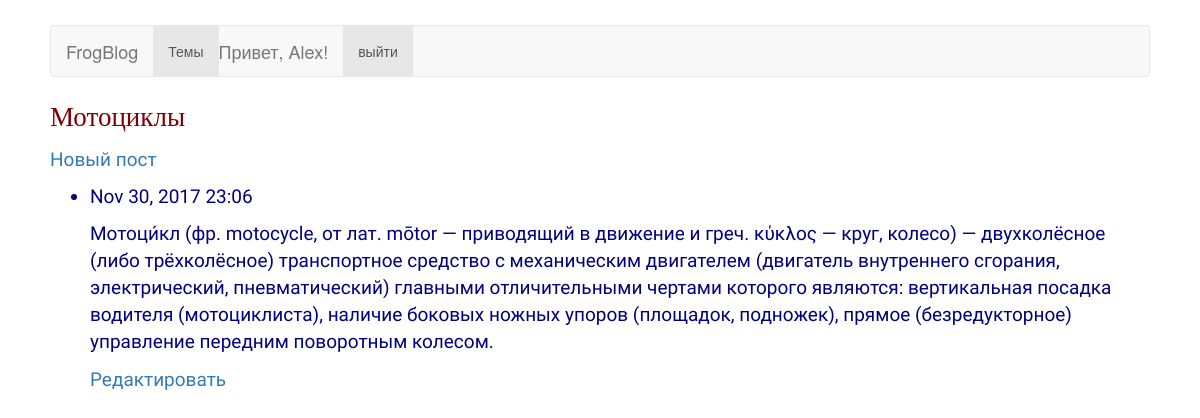
Page /topics/4/ (signed in) on the committed database.
### froggy/models.py (models this page shows, shortened)
class Topic(models.Model):
	text = models.CharField(max_length=150)
	date_added = models.DateTimeField(auto_now_add=True)
	owner = models.ForeignKey(User)
	def __str__(self):
		return self.text

class Entry(models.Model):
	topic = models.ForeignKey(Topic)
	text = models.TextField()
	date_added = models.DateTimeField(auto_now_add=True)
	class Meta:
		verbose_name_plural = 'entries'

### froggy/views.py (the view)
# urls.py: url(r'^topics/(?P<topic_id>\d+)/$', views.topic, name='topic'),
@login_required
def topic(request, topic_id):
	topic = Topic.objects.get(id=topic_id)
	if topic.owner != request.user:
		raise Http404
	entries = topic.entry_set.order_by('-date_added')
	context = {'topic':topic, 'entries':entries}
	return render(request, 'froggy/topic.html', context)

### froggy/templates/froggy/topic.html (shortened to what this page needs)
<!DOCTYPE html>
{% extends "froggy/base.html" %}
{% block content %}
{% load staticfiles %}
{% load bootstrap3 %}
<html>
<head>
	{% bootstrap_css %}
</head>
<body id="pad">
	<div id="txt">
	<p style="font-family: Lobster; color: maroon; font-size: 27px;">{{ topic }}</p>
	<p>
		<a href="{% url 'froggy:new_entry' topic.id %}">Новый пост</a>
	</p>
	<ul>
	{% for entry in entries %}
	  <li>
	  	<p>{{ entry.date_added|date:'M d, Y H:i' }}</p>
	  	<p>{{ entry.text|linebreaks }}</p>
	  	<p>
	  	  <a href="{% url 'froggy:edit_entry' entry.id %}">Редактировать</a>
	  	</p>
	  </li>
	{% empty %}
	  <li>
	  	Пока здесь ничего нет...
	  </li>
	{% endfor %}
	</ul>
	</div>
</body>
</html>
{% endblock content %}

### froggy/templates/froggy/base.html (shortened to what this page needs)
<nav class="navbar navbar-default">
  <div class="container-fluid">
	<div class="navbar-header">
	  <a class="navbar-brand" href="{% url 'froggy:home' %}">FrogBlog</a>
	</div>
	<div class="collapse navbar-collapse" id="nav-content">
		<ul class="nav navbar-nav">
	  	  <li class="active"><a href="{% url 'froggy:topics' %}">Темы</a></li>
	  	  {% if user.is_authenticated %}
	  	  <li class="navbar-brand">
	  	  	<p>Привет, {{ user.username }}!</p>
	  	  </li>
	  	  <li class="active">
	  	  	  <a href="{% url 'users:logout' %}">выйти</a>
	  	  </li>
	  	  {% endif %}
	  	</ul>
	</div>
  </div>
</nav>
{% block content %}{% endblock content %}

### froggy/templates/froggy/base.html (style rules this page uses)
#pad { padding-top: 25px; padding-bottom: 25px; padding-right: 50px; padding-left: 50px; background: url('http://bgrounds.ru/_include/img/bgs/yellow-fabric.jpg'); }

### froggy/templates/froggy/topic.html (style rules this page uses)
#txt { font-family: Neucha, cursive; color: navy; font-size: 19px; }

### rows in the picture
Topic: text "Мотоциклы"
Entry: date_added "Nov 30, 2017 23:06", text "Мотоци́кл (фр. motocycle, от лат. mōtor — приводящий в движение и греч. κύκλος — круг, колесо) — двухколёсное (либо трёхколёсное) транспортное средство с механическим двигателем (двигатель внутреннего сгорания, электрический, пневматический) главными отличительными чертами которого являются: вертикальная посадка водителя (мотоциклиста), наличие боковых ножных упоров (площадок, подножек), прямое (безредукторное) управление передним поворотным колесом."

### other values in the picture
{{ user.username }} "Alex"
